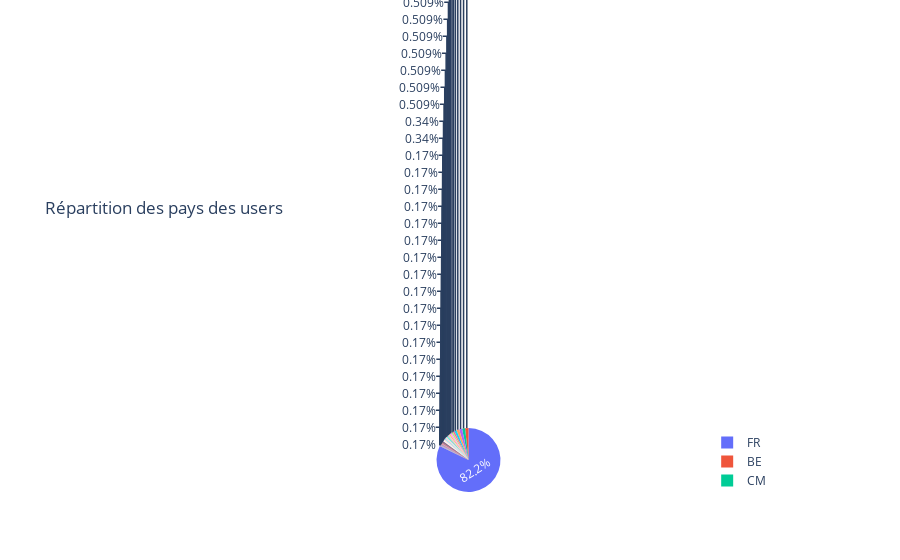

This figure's notebook cell:
### Code cell
# on drop les null
# pas forcément utile car on peut déselectionner null sur plotly pour avoir le même résultat
fig = px.pie(data_by_user.dropna(subset="country"), 
             values='nb_mooc', 
             names='country', 
             title='Répartition des pays des users')
fig.show()

### Figure 1 — Plotly figure (JSON) as saved in the notebook; plotly's stock layout.template omitted (floating-point values rounded to 4 significant figures; data arrays with more than 128 entries replaced by an {"elided": "..."} marker saying what was removed)
{"data": [{"domain": {"x": [0, 1], "y": [0, 1]}, "hovertemplate": "country=%{label}<br>nb_mooc=%{value}<extra></extra>", "labels": {"elided": "524 str values"}, "legendgroup": "", "name": "", "showlegend": true, "type": "pie", "values": {"elided": "524 int values"}}], "layout": {"legend": {"tracegroupgap": 0}, "title": {"text": "Répartition des pays des users"}}}
